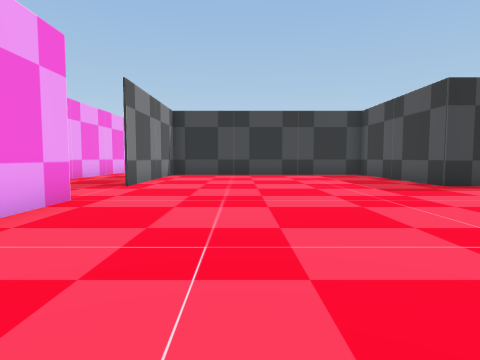
view 1 (above)

16 first-person views from a walk through a Unity game level. The camera is 1.3 m above the floor, tilts 4° down and sees 75° across. The floor is counted in squares, 2 m on a side. Each view is taken from the middle of a square. On the plan, view 1 faces up. The plan holds only what a view shows up to about 10 squares ahead; the rest is blank. The place goes on beyond the plan. The player character is not drawn. Some animated figures are left out.

view 2
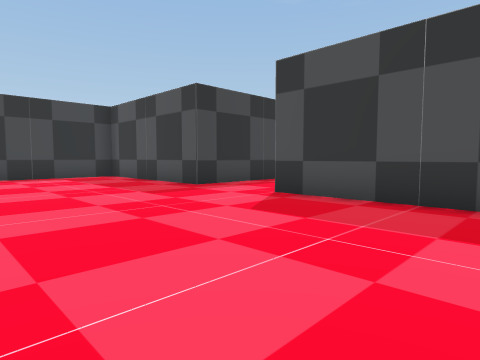

view 3
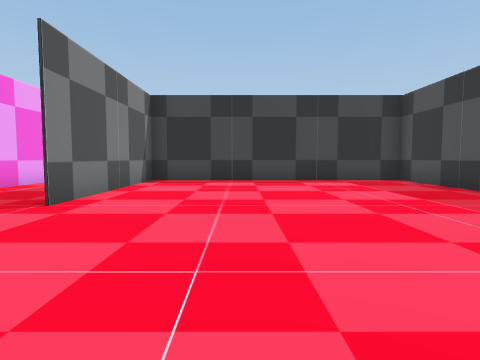

view 4
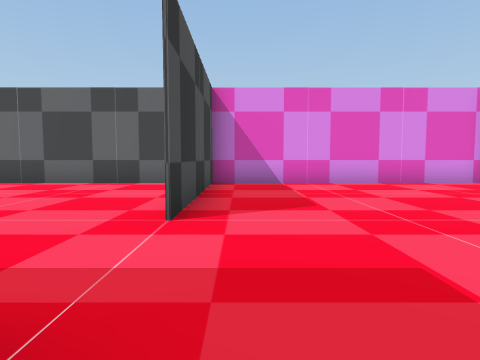

view 5
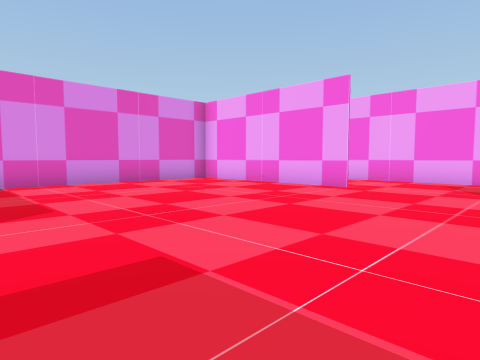

view 6
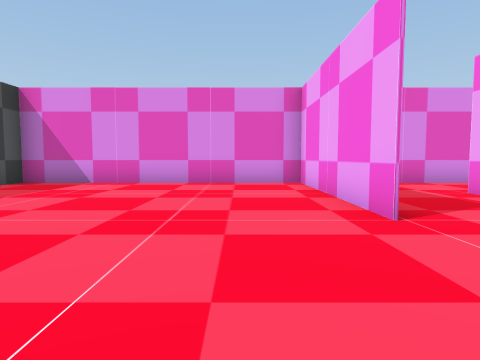

view 7
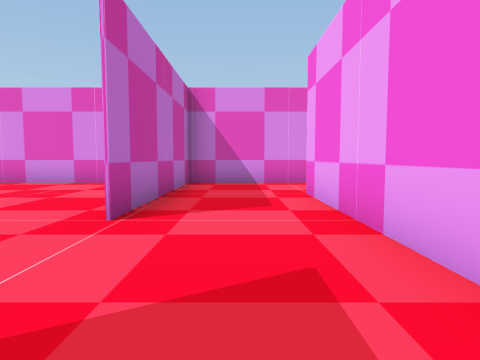

view 8
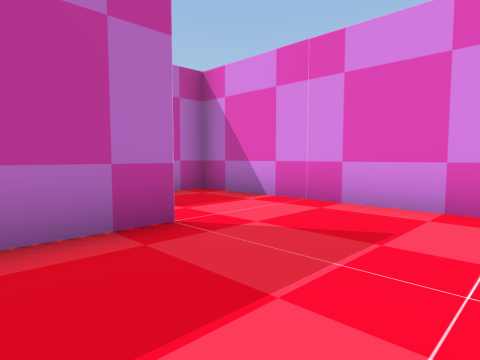

view 9
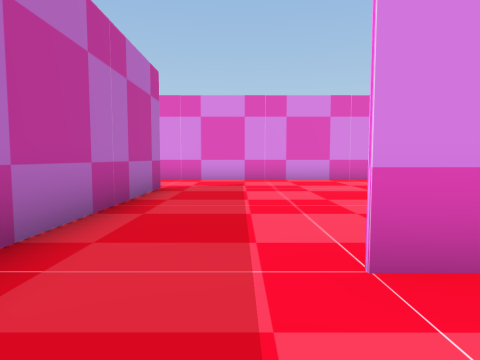

view 10
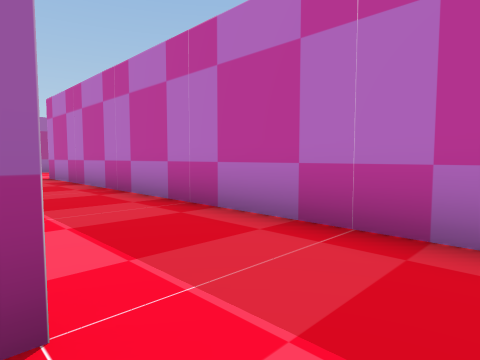

view 11
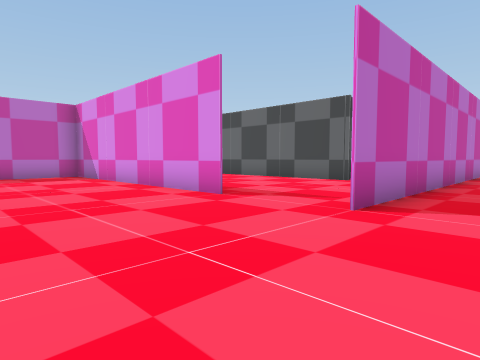

view 12
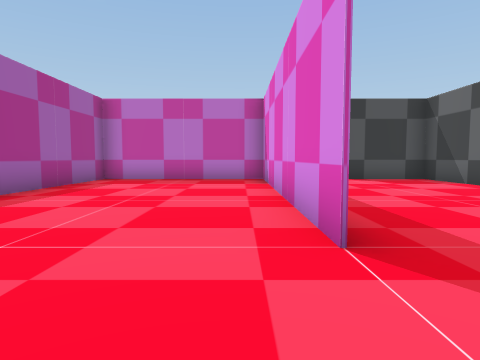

view 13
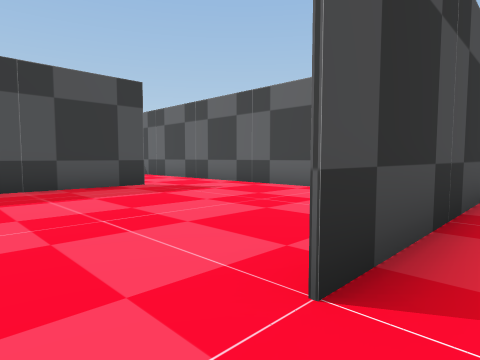

view 14
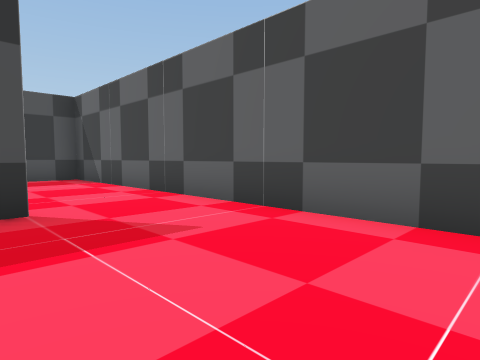

view 15
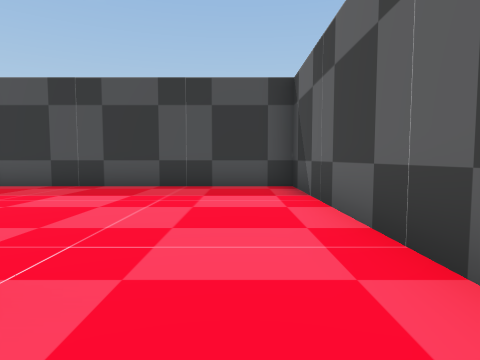

view 16
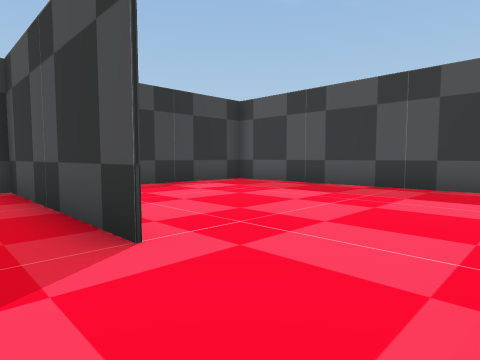

### Floor plan
Ten units are one square. View 1 is at (0, 0); x grows to the right and y downward. Boxes are objects, and circles mark ways between rooms. Rooms are numbered by the first view taken in them; rooms with no view inside come last. Other rooms are left out.
<svg viewBox="-90 -227 267 234">
<path fill="none" stroke="#000" d="M-26 -49 -26 2M47 -72 47 -119M-52 -69 -52 -45M-27 -118 -27 -123M47 2 47 -49M48 -122 -26 -122 -26 -71M-30 2 50 2M-52 -114 -52 -95M-29 -173 47 -173 47 -222 5 -222M-84 -73 -76 -73M-52 -45 -52 -21M-53 -21 -53 -174M-85 2 -30 2M-27 2 -27 -49M111 -21 111 -72M79 -72 47 -72M50 2 172 2 172 -72 136 -72M24 -123 48 -123M-27 -123 -15 -123M47 -119 47 -146"/>
<circle cx="-40" cy="-35" r="3" fill="#2a7"/>
<circle cx="50" cy="-55" r="3" fill="#2a7"/>
<circle cx="-35" cy="-170" r="3" fill="#2a7"/>
<text x="10" y="-60">1</text>
<text x="-60" y="-140">2</text>
<text x="120" y="-30">3</text>
<text x="0" y="-150">4</text>
</svg>
Room 1 opens to room 2. Room 1 opens to room 3. Room 2 opens to room 4.

Where each view was taken, in squares from view 1:
view 1: 0 up, 0 right, facing up
view 2: 1 up, 0 right, facing up-right
view 3: 3 up, 0 right, facing up
view 4: 8 up, 4 right, facing down
view 5: 8 up, 4 right, facing down-left
view 6: 8 up, 1 left, facing down
view 7: 8 up, 4 left, facing down
view 8: 4 up, 8 left, facing down-right
view 9: 9 up, 7 left, facing down
view 10: 6 up, 8 left, facing up-right
view 11: 21 up, 7 left, facing down-right
view 12: 18 up, 5 left, facing right
view 13: 6 up, 4 right, facing down-right
view 14: 3 up, 7 right, facing down-right
view 15: 1 up, 10 right, facing right
view 16: 0 up, 10 right, facing up-right
